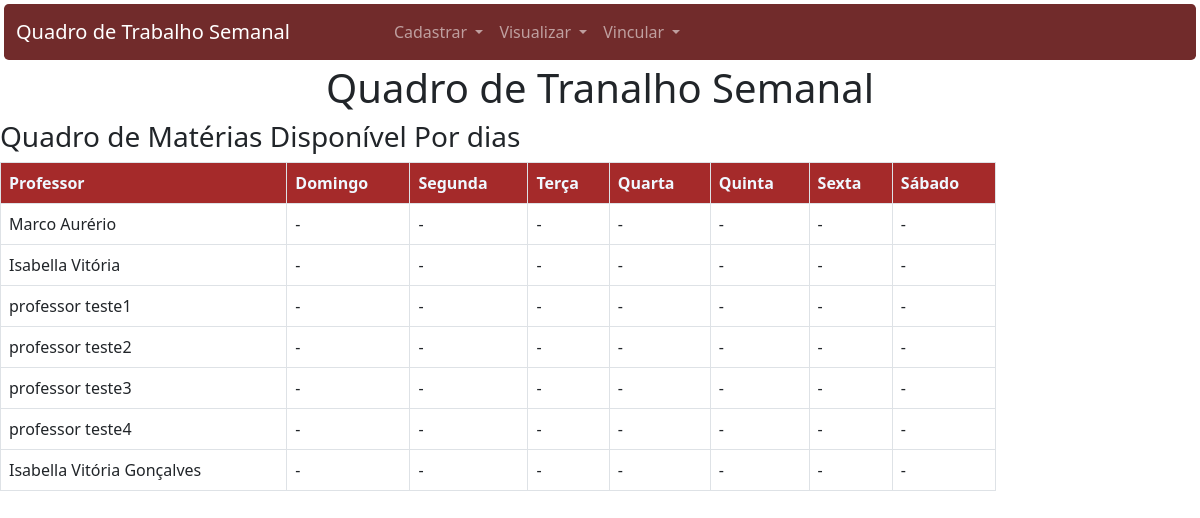
/, run on an earlier commit of the app's database.
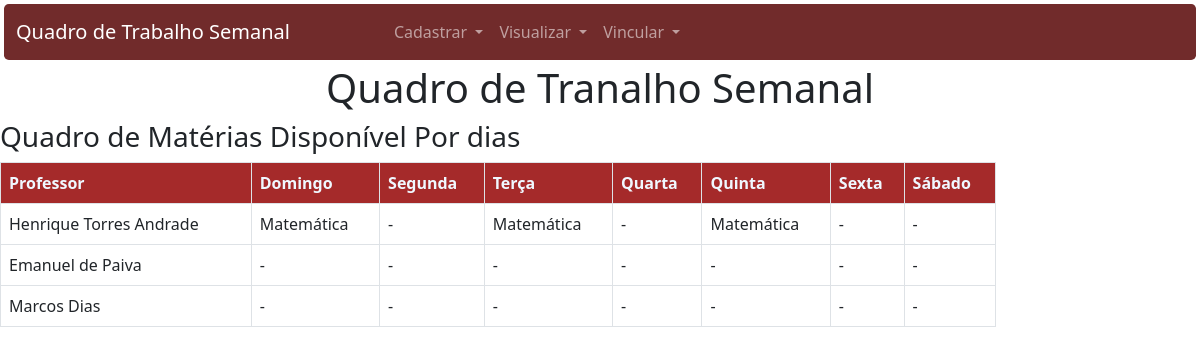
And on a later commit of the database.
### app_qts/models.py (models this page shows)
class Professor(models.Model):
    id_professor = models.AutoField(primary_key=True)
    nome = models.TextField(max_length=255)

class Materia(models.Model):
    id_materia = models.AutoField(primary_key=True)
    nome = models.TextField(max_length=255)

### app_qts/views.py (the view)
# urls.py: 2. Add a URL to urlpatterns:  path('', views.home, name='home')
def home(request): #nome que foi especificado no arquivos urls.py
    if not Dia.objects.exists():
        dias = ("Domingo", "Segunda", "Terça", "Quarta", "Quinta", "Sexta", "Sábado")
        for nome_dia in dias:
            dia = Dia(nome=nome_dia)
            dia.save()
    disp_dia_mat = Disponibilidade_Dia_Materia.objects.all()
    professores = Professor.objects.all()
    materias = Materia.objects.all()
    tabela_dados = [] # Armazena as linhas das tabelas
    for prof in professores:
        professor_atual = {dia: "-" for dia in range(1, 8)}  # Inicializa todos os dias com "-"
        for disp in disp_dia_mat:
            if disp.id_professor.id_professor == prof.id_professor:
                professor_atual[disp.id_dia.id_dia] = disp.id_materia.nome
        tabela_dados.append({
            'professor': prof.nome,
            'domingo': professor_atual[1],
            'segunda': professor_atual[2],
            'terca': professor_atual[3],
            'quarta': professor_atual[4],
            'quinta': professor_atual[5],
            'sexta': professor_atual[6],
            'sabado': professor_atual[7]
        })
        print(f'Professor: {prof.nome}, Domingo: {professor_atual[1]}'+
              f'Segunda: {professor_atual[2]}, Terça: {professor_atual[3]},' +
              f'Quarta: {professor_atual[4]}, Quinta: {professor_atual[5]},' +
              f'Sexta: {professor_atual[6]}, Sábado: {professor_atual[7]}')
    contexto = {'tabela_dados': tabela_dados}
    return render(request, 'qts/home.html', contexto)

### app_qts/templates/qts/home.html
{% extends 'qts/base.html' %}
{% block conteudo %}
<div class="text-center">
    <h1>Quadro de Tranalho Semanal</h1>
</div>
<div class="row">
    <div class="col-10">
        <h3>Quadro de Matérias Disponível Por dias</h3>
        <table class="table table-bordered">
            <thead style="background-color: brown; color: aliceblue;">
                <th>Professor</th>
                <th>Domingo</th>
                <th>Segunda</th>
                <th>Terça</th>
                <th>Quarta</th>
                <th>Quinta</th>
                <th>Sexta</th>
                <th>Sábado</th>
            </thead>
            {% for linha in tabela_dados %}
                <tr>
                    <td>{{ linha.professor }}</td>
                    <td>{{ linha.domingo }}</td>
                    <td>{{ linha.segunda }}</td>
                    <td>{{ linha.terca }}</td>
                    <td>{{ linha.quarta }}</td>
                    <td>{{ linha.quinta }}</td>
                    <td>{{ linha.sexta }}</td>
                    <td>{{ linha.sabado }}</td>
                </tr>
            {% endfor %}
        </table>
    </div>
</div>
{% endblock %}

What changed in the data, as far as the page shows it:
removed Professor: professor "Marco Aurério"
removed Professor: professor "Isabella Vitória"
removed Professor: professor "professor teste1"
removed Professor: professor "professor teste2"
removed Professor: professor "professor teste3"
removed Professor: professor "professor teste4"
removed Professor: professor "Isabella Vitória Gonçalves"
added Professor: professor "Henrique Torres Andrade"
added Materia: domingo "Matemática", terca "Matemática", quinta "Matemática"
added Professor: professor "Emanuel de Paiva"
added Professor: professor "Marcos Dias"
